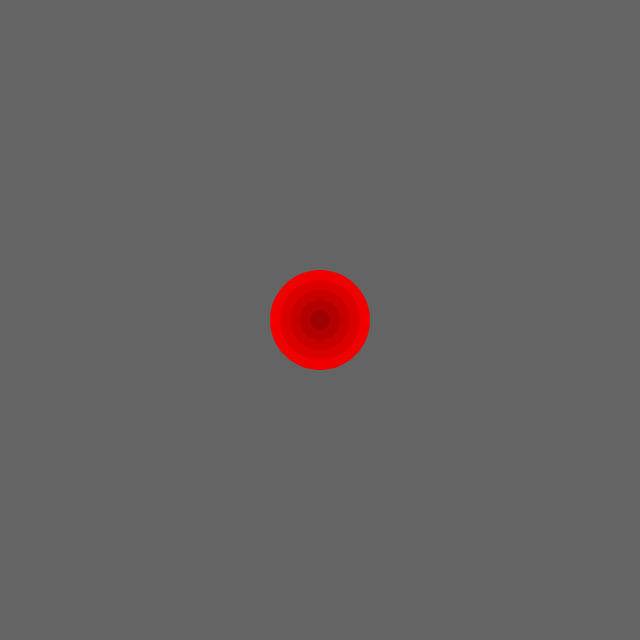
Frame 1 (no input)
Frame 60 (no input): identical to frame 1, image omitted
Frame 120 (the mouse pressed at the canvas centre since frame 60): identical to frame 1, image omitted

The p5.js sketch that drew this single still picture (run headless with seeded random() and noise() and a simulated clock; from frame 60 on, the mouse is pressed at the canvas centre):

// p5.js sketch
// ── sketch.js
function setup() {
  createCanvas(640, 640);
  noStroke();
}

function draw() {
  background(100);
  ellipseMode(CENTER);

  fill (240, 0, 0);
  ellipse(320, 320, 100, 100);

  fill (220, 0, 0);
  ellipse(320, 320, 80, 80);

  fill (200, 0, 0);
  ellipse(320, 320, 60, 60);

  fill (180, 0, 0);
  ellipse(320, 320, 40, 40);

  fill (160, 0, 0);
  ellipse(320, 320, 20, 20);
}
